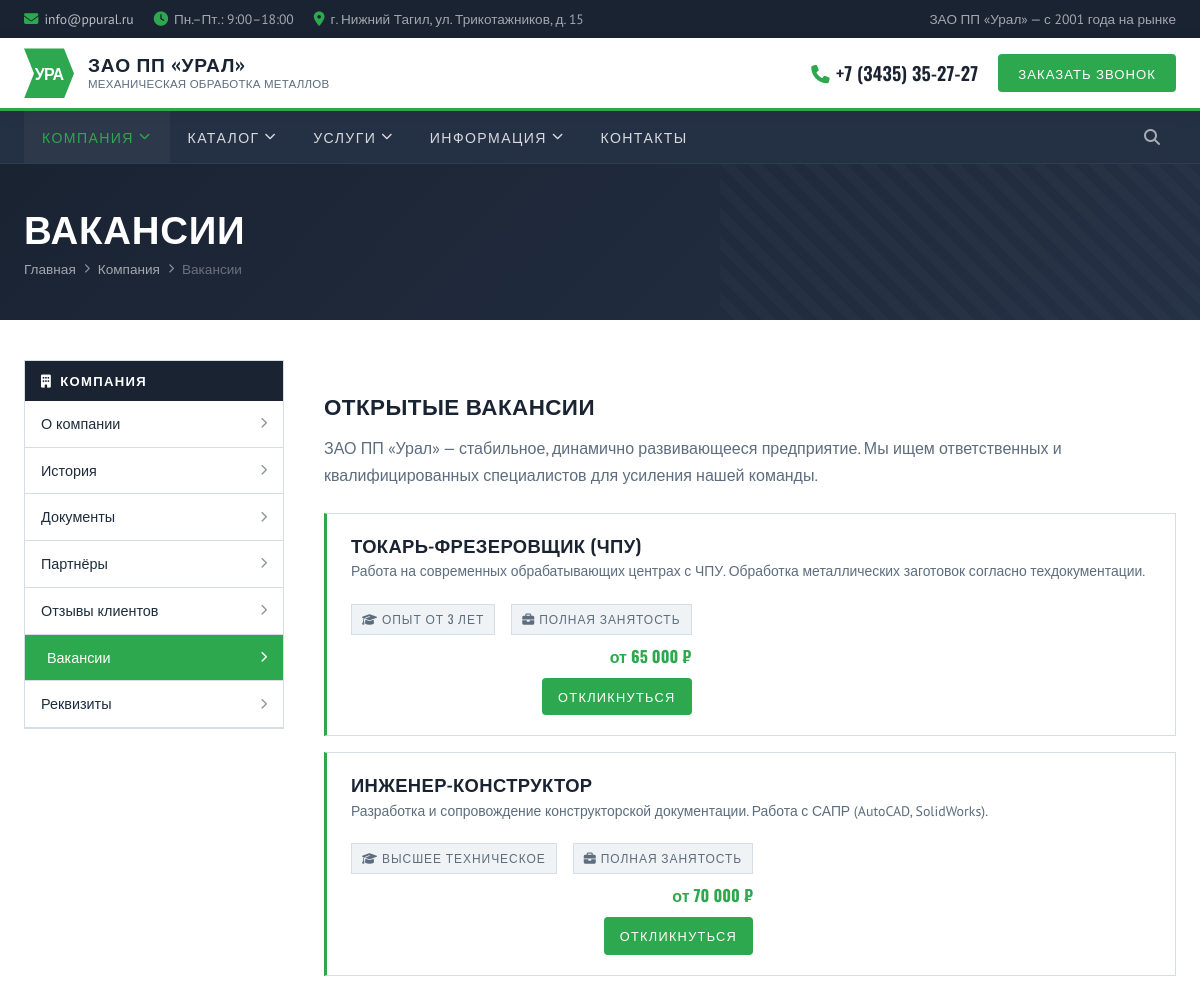
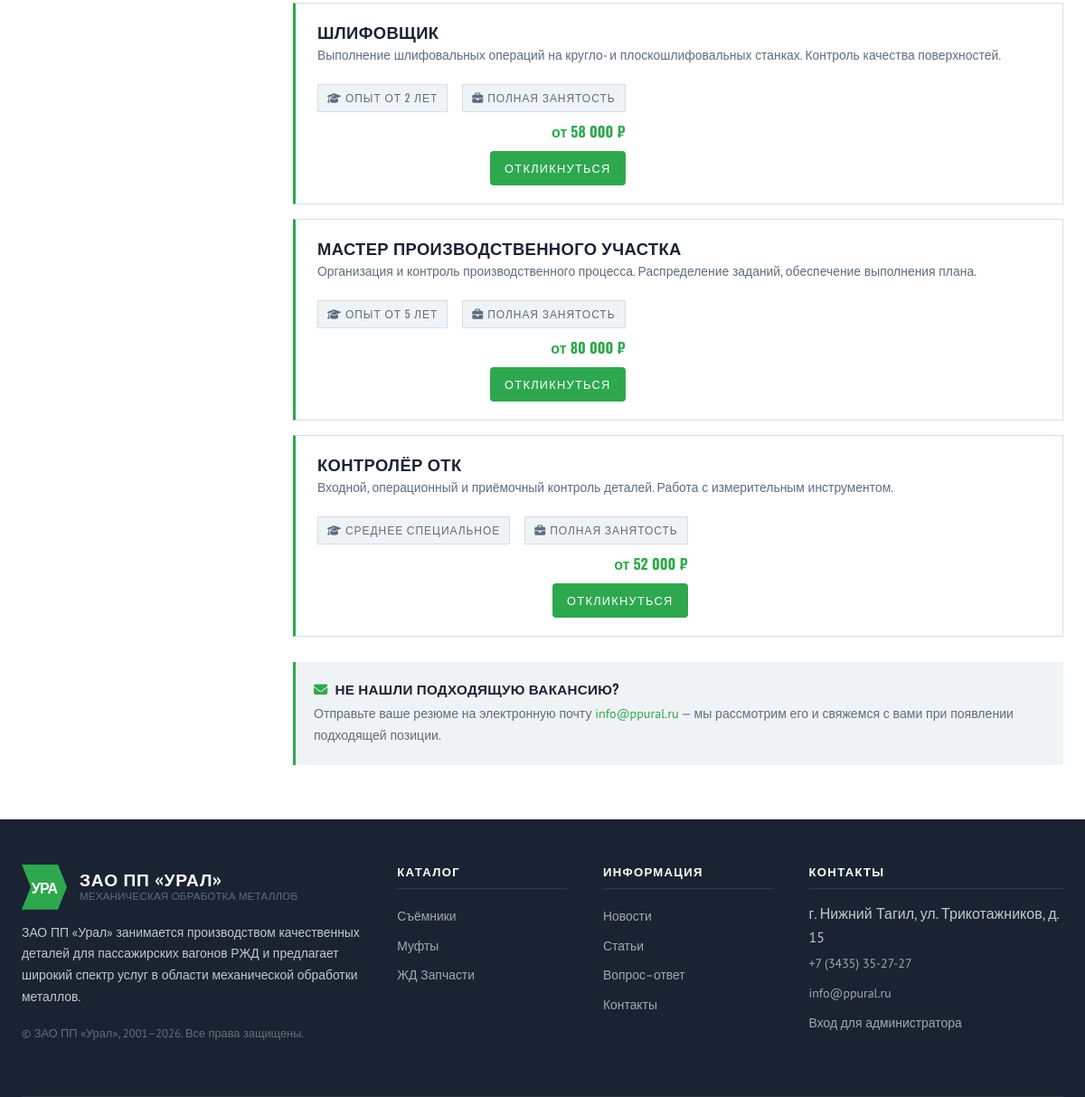
The page /company/vacancies/ on the database its author committed (2 pictures, top to bottom).
### tables this page shows
CREATE TABLE categories (
            id INTEGER PRIMARY KEY AUTOINCREMENT,
            name TEXT NOT NULL,
            slug TEXT NOT NULL UNIQUE,
            description TEXT,
            sort_order INTEGER NOT NULL DEFAULT 0,
            is_active INTEGER NOT NULL DEFAULT 1,
            created_at TEXT NOT NULL DEFAULT CURRENT_TIMESTAMP
        );

### app.py (the view)
@app.route('/company/vacancies/')
def company_vacancies():
    return render_template('company/vacancies.html', active='company')

### app.py (called while the page is built)
def get_db():
    if 'db' not in g:
        g.db = sqlite3.connect(DB_PATH)
        g.db.row_factory = sqlite3.Row
    return g.db

def query_db(query, args=(), one=False):
    cur = get_db().execute(query, args)
    rows = cur.fetchall()
    cur.close()
    return (rows[0] if rows else None) if one else rows

@app.context_processor
def inject_globals():
    categories = []
    recent_news = []
    try:
        categories = query_db('SELECT * FROM categories WHERE is_active = 1 ORDER BY sort_order, name')
        recent_news = query_db(
            'SELECT * FROM news WHERE is_published = 1 ORDER BY COALESCE(published_at, created_at) DESC LIMIT 3'
        )
    except sqlite3.OperationalError:
        pass
    return {
        'nav_categories': categories,
        'footer_recent_news': recent_news,
        'is_admin_logged_in': bool(session.get('admin_id')),
    }

### templates/company/vacancies.html (shortened to what this page needs)
{% extends "base.html" %}
{% from "company/_sidebar.html" import company_sidebar %}
{% block content %}
<div class="page-banner">
  <div class="container">
    <h1>Вакансии</h1>
    <div class="breadcrumb">
      <a href="{{ url_for('index') }}">Главная</a>
      <i class="fa fa-chevron-right"></i>
      <a href="{{ url_for('company_about') }}">Компания</a>
      <i class="fa fa-chevron-right"></i>
      <span>Вакансии</span>
    </div>
  </div>
</div>
<div class="container">
  <div class="page-layout">
    {{ company_sidebar('vacancies') }}
    <div class="content-block">
      <h2>Открытые вакансии</h2>
      <p>ЗАО ПП «Урал» — стабильное, динамично развивающееся предприятие. Мы ищем ответственных и квалифицированных специалистов для усиления нашей команды.</p>
      <div class="vacancy-list" style="margin-top: 24px;">
        {% for v in [
          ('Токарь-фрезеровщик (ЧПУ)', 'Работа на современных обрабатывающих центрах с ЧПУ. Обработка металлических заготовок согласно техдокументации.', 'Опыт от 3 лет', 'Полная занятость', 'от 65 000 ₽'),
          ('Инженер-конструктор', 'Разработка и сопровождение конструкторской документации. Работа с САПР (AutoCAD, SolidWorks).', 'Высшее техническое', 'Полная занятость', 'от 70 000 ₽'),
          ('Шлифовщик', 'Выполнение шлифовальных операций на кругло- и плоскошлифовальных станках. Контроль качества поверхностей.', 'Опыт от 2 лет', 'Полная занятость', 'от 58 000 ₽'),
          ('Мастер производственного участка', 'Организация и контроль производственного процесса. Распределение заданий, обеспечение выполнения плана.', 'Опыт от 5 лет', 'Полная занятость', 'от 80 000 ₽'),
          ('Контролёр ОТК', 'Входной, операционный и приёмочный контроль деталей. Работа с измерительным инструментом.', 'Среднее специальное', 'Полная занятость', 'от 52 000 ₽'),
        ] %}
        <div class="vacancy-item">
          <div class="vacancy-title">
            <h4>{{ v[0] }}</h4>
            <p>{{ v[1] }}</p>
          </div>
          <div style="display: flex; flex-direction: column; gap: 8px; align-items: flex-end; flex-shrink: 0;">
            <div class="vacancy-meta">
              <span class="vacancy-tag"><i class="fa fa-graduation-cap" style="margin-right:4px;"></i>{{ v[2] }}</span>
              <span class="vacancy-tag"><i class="fa fa-briefcase" style="margin-right:4px;"></i>{{ v[3] }}</span>
            </div>
            <strong style="font-family: var(--font-heading); font-size: 1rem; color: var(--green);">{{ v[4] }}</strong>
            <a href="{{ url_for('contacts') }}" class="btn-primary" style="font-size: 0.8rem; padding: 8px 16px;">Откликнуться</a>
          </div>
        </div>
      </div>
      <div class="info-card" style="margin-top: 28px;">
        <h4><i class="fa fa-envelope text-green" style="margin-right:8px;"></i>Не нашли подходящую вакансию?</h4>
        <p>Отправьте ваше резюме на электронную почту <a href="mailto:info@ppural.ru">info@ppural.ru</a> — мы рассмотрим его и свяжемся с вами при появлении подходящей позиции.</p>
      </div>
    </div>
  </div>
</div>
{% endblock %}

### templates/base.html (shortened to what this page needs)
<!DOCTYPE html>
<html lang="ru">
<head>
  <link rel="stylesheet" href="https://cdnjs.cloudflare.com/ajax/libs/font-awesome/6.5.0/css/all.min.css">
  <link rel="stylesheet" href="{{ url_for('static', filename='css/style.css') }}">
</head>
<body>
  <div class="header-top">
    <div class="container">
      <div class="header-top-contacts">
        <span><i class="fa fa-envelope"></i><a href="mailto:info@ppural.ru">info@ppural.ru</a></span>
        <span><i class="fa fa-clock"></i> Пн.–Пт.: 9:00–18:00</span>
        <span><i class="fa fa-map-marker-alt"></i> г. Нижний Тагил, ул. Трикотажников, д. 15</span>
      </div>
      <div>
        ЗАО ПП «Урал» — с 2001 года на рынке
      </div>
    </div>
  </div>
  <header class="header-main">
    <div class="container">
      <a href="{{ url_for('index') }}" class="logo">
        <div class="logo-icon"><span>УРА</span></div>
        <div class="logo-text">
          <strong>ЗАО ПП «Урал»</strong>
          <small>Механическая обработка металлов</small>
        </div>
      </a>
      <div class="header-contact">
        <a href="tel:+73435352727" class="header-phone"><i class="fa fa-phone"></i>+7 (3435) 35-27-27</a>
        <button class="btn-callback" onclick="window.location.href='{{ url_for('contacts') }}'">Заказать звонок</button>
      </div>
    </div>
  </header>
  <nav class="navbar">
    <div class="container">
      <ul class="nav-list">
        <li class="nav-item">
          <a href="{{ url_for('company_about') }}" class="nav-link {% if active=='company' %}active{% endif %}">
            Компания <i class="fa fa-chevron-down"></i>
          </a>
        </li>
        <li class="nav-item">
          <a href="{{ url_for('catalog_index') }}" class="nav-link {% if active=='catalog' %}active{% endif %}">
            Каталог <i class="fa fa-chevron-down"></i>
          </a>
        </li>
        <li class="nav-item">
          <a href="{{ url_for('services_index') }}" class="nav-link {% if active=='services' %}active{% endif %}">
            Услуги <i class="fa fa-chevron-down"></i>
          </a>
        </li>
        <li class="nav-item">
          <a href="{{ url_for('info_index') }}" class="nav-link {% if active=='info' %}active{% endif %}">
            Информация <i class="fa fa-chevron-down"></i>
          </a>
        </li>
        <li class="nav-item">
          <a href="{{ url_for('contacts') }}" class="nav-link {% if active=='contacts' %}active{% endif %}">Контакты</a>
        </li>
      </ul>
      <div class="d-flex">
        <a href="{{ url_for('info_news') }}" class="nav-search" title="Новости"><i class="fa fa-search"></i></a>
      </div>
    </div>
  </nav>
  <main>
    {% block content %}{% endblock %}
  </main>
  <footer class="footer">
    <div class="container">
      <div class="footer-grid">
        <div class="footer-brand">
          <a href="{{ url_for('index') }}" class="logo" style="margin-bottom:0;">
            <div class="logo-icon"><span>УРА</span></div>
            <div class="logo-text">
              <strong style="color:white;">ЗАО ПП «Урал»</strong>
              <small>Механическая обработка металлов</small>
            </div>
          </a>
          <p>ЗАО ПП «Урал» занимается производством качественных деталей для пассажирских вагонов РЖД и предлагает широкий спектр услуг в области механической обработки металлов.</p>
          <p style="font-size:0.8rem; opacity:0.45;">© ЗАО ПП «Урал», 2001–2026. Все права защищены.</p>
        </div>
        <div class="footer-col">
          <h4>Каталог</h4>
          {% for category in nav_categories %}
            <a href="{{ url_for('catalog_category', slug=category.slug) }}">{{ category.name }}</a>
          {% endfor %}
        </div>
        <div class="footer-col">
          <h4>Информация</h4>
          <a href="{{ url_for('info_news') }}">Новости</a>
          <a href="{{ url_for('info_articles') }}">Статьи</a>
          <a href="{{ url_for('info_faq') }}">Вопрос–ответ</a>
          <a href="{{ url_for('contacts') }}">Контакты</a>
        </div>
        <div class="footer-col">
          <h4>Контакты</h4>
          <span>г. Нижний Тагил, ул. Трикотажников, д. 15</span>
          <a href="tel:+73435352727">+7 (3435) 35-27-27</a>
          <a href="mailto:info@ppural.ru">info@ppural.ru</a>
          <a href="{{ url_for('admin_login') }}">Вход для администратора</a>
        </div>
      </div>
    </div>
  </footer>
</body>
</html>

### rows shown on the page
categories: name "Съёмники"
categories: name "Муфты"
categories: name "ЖД Запчасти"

### other values the page prints
{{ v[0] }} "ТОКАРЬ-ФРЕЗЕРОВЩИК (ЧПУ)" "ИНЖЕНЕР-КОНСТРУКТОР" "ШЛИФОВЩИК" "МАСТЕР ПРОИЗВОДСТВЕННОГО УЧАСТКА" "КОНТРОЛЁР ОТК"
{{ v[1] }} "Работа на современных обрабатывающих центрах с ЧПУ. Обработка металлических заготовок согласно техдокументации." "Разработка и сопровождение конструкторской документации. Работа с САПР (AutoCAD, SolidWorks)." "Выполнение шлифовальных операций на кругло- и плоскошлифовальных станках. Контроль качества поверхностей." "Организация и контроль производственного процесса. Распределение заданий, обеспечение выполнения плана." "Входной, операционный и приёмочный контроль деталей. Работа с измерительным инструментом."
{{ v[2] }} "ОПЫТ ОТ 3 ЛЕТ" "ВЫСШЕЕ ТЕХНИЧЕСКОЕ" "ОПЫТ ОТ 2 ЛЕТ" "ОПЫТ ОТ 5 ЛЕТ" "СРЕДНЕЕ СПЕЦИАЛЬНОЕ"
{{ v[3] }} "ПОЛНАЯ ЗАНЯТОСТЬ" "ПОЛНАЯ ЗАНЯТОСТЬ" "ПОЛНАЯ ЗАНЯТОСТЬ" "ПОЛНАЯ ЗАНЯТОСТЬ" "ПОЛНАЯ ЗАНЯТОСТЬ"
{{ v[4] }} "от 65 000 ₽" "от 70 000 ₽" "от 58 000 ₽" "от 80 000 ₽" "от 52 000 ₽"
